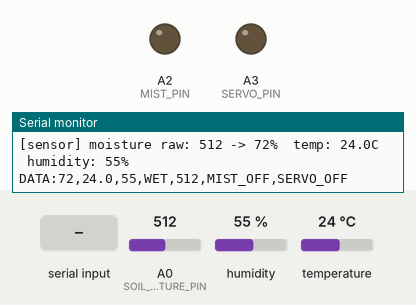
Bench run of a sketch on a simulated Arduino Uno, built with avr-gcc and run on an emulated ATmega328P. Parts: output pins drawn as LEDs (lit = HIGH), the last lines printed to the serial monitor. Inputs (shaded band) come from the test bench; at power-on: A0 (SOIL_MOISTURE_PIN) = 512, humidity 55 %, temperature 24 °C.

Above: at 1.2 s.
1.3 s: "ROTATE\n" received over Serial
At 2.5 s:
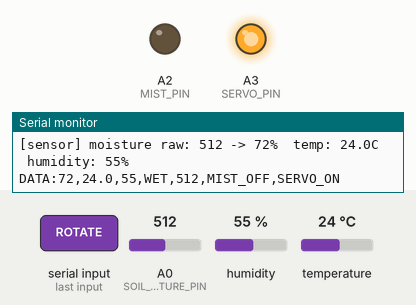
2.8 s: "MIST_ON\n" received over Serial
At 3.8 s:
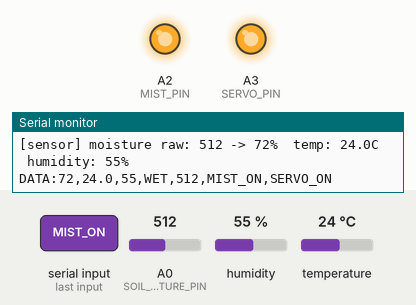
4.3 s: "STOP\n" received over Serial
At 4.8 s:
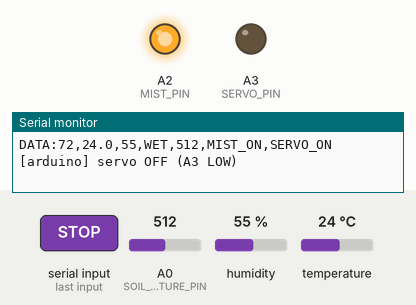
5.8 s: A0 (SOIL_MOISTURE_PIN) set to 623
7.3 s: A0 (SOIL_MOISTURE_PIN) set to 650
Timing chart, 0 to 10.3 s (numbered marks = the images above; inputs shaded):
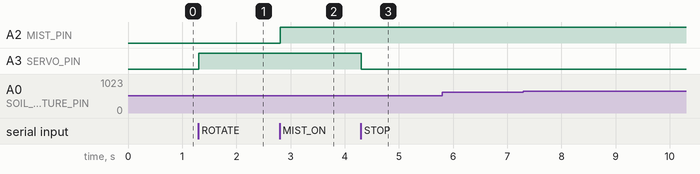

The sketch:

agrinova_soil_sensor.ino
```cpp
/*
  AgriNova Arduino node
  - Soil moisture on A0
  - Servo control on A3 (HIGH/LOW)
  - Mist-maker relay on A2
  Talks to the Mac bridge over USB serial at 9600 baud.
*/

#include <DHT.h>

// Pin assignments
const int SOIL_MOISTURE_PIN = A0;
const int DHT_PIN = A1;     // DHT11 temperature/humidity (data pin)
const int SERVO_PIN = A3;   // digital output only (HIGH/LOW)
const int MIST_PIN  = A2;   // relay IN for the mist maker

// Most relay modules are ACTIVE LOW (IN=LOW closes the relay).
// If the mist runs when it should be OFF, flip this to false and re-upload.
const bool MIST_RELAY_ACTIVE_LOW = false;

DHT dht(DHT_PIN, DHT11);

// Soil calibration (raw ADC values)
const int SOIL_DRY = 800;
const int SOIL_WET = 400;

// State
bool servo_active = false;
bool mist_active  = false;
int  moisture_percent = 0;
int  moisture_raw = 0;
float temperature = 0;
float humidity = 0;
bool wet = false;
unsigned long last_reading = 0;
const unsigned long READING_INTERVAL = 1000;

void set_mist(bool on) {
  mist_active = on;
  bool level = MIST_RELAY_ACTIVE_LOW ? !on : on;
  digitalWrite(MIST_PIN, level ? HIGH : LOW);
}

void setup() {
  // Drive the relay to OFF before anything else so the mist never
  // sprays during boot.
  pinMode(MIST_PIN, OUTPUT);
  set_mist(false);

  pinMode(SERVO_PIN, OUTPUT);
  digitalWrite(SERVO_PIN, LOW);

  dht.begin();

  Serial.begin(9600);
  Serial.println("[arduino] AgriNova node: soil A0, DHT11 A1, mist relay A2, servo A3");
  Serial.println("[arduino] commands: PING, STATUS, MOISTURE?, ROTATE, STOP, MIST_ON, MIST_OFF, RAW?");
}

void loop() {
  if (millis() - last_reading >= READING_INTERVAL) {
    last_reading = millis();
    read_sensors();
    send_data();
  }

  if (Serial.available()) {
    String cmd = Serial.readStringUntil('\n');
    cmd.trim();
    if (cmd.length() > 0) handle_command(cmd);
  }
}

void read_sensors() {
  int raw = analogRead(SOIL_MOISTURE_PIN);
  moisture_raw = raw;
  moisture_percent = map(raw, SOIL_DRY, SOIL_WET, 0, 100);
  moisture_percent = constrain(moisture_percent, 0, 100);
  wet = (moisture_percent >= 40);

  // DHT11: keep the last good reading if this one fails (it occasionally does)
  float t = dht.readTemperature();
  float h = dht.readHumidity();
  if (!isnan(t)) temperature = t;
  if (!isnan(h)) humidity = h;

  Serial.print("[sensor] moisture raw: ");
  Serial.print(raw);
  Serial.print(" -> ");
  Serial.print(moisture_percent);
  Serial.print("%  temp: ");
  Serial.print(temperature, 1);
  Serial.print("C  humidity: ");
  Serial.print(humidity, 0);
  Serial.println("%");
}

void send_data() {
  // DATA:moisture,temp,humidity,WET|DRY,raw,MIST_ON|MIST_OFF,SERVO_ON|SERVO_OFF
  Serial.print("DATA:");
  Serial.print(moisture_percent);
  Serial.print(",");
  Serial.print((int)temperature);
  Serial.print(".");
  Serial.print((int)(temperature * 10) % 10);
  Serial.print(",");
  Serial.print((int)humidity);
  Serial.print(",");
  Serial.print(wet ? "WET" : "DRY");
  Serial.print(",");
  Serial.print(moisture_raw);
  Serial.print(",");
  Serial.print(mist_active ? "MIST_ON" : "MIST_OFF");
  Serial.print(",");
  Serial.println(servo_active ? "SERVO_ON" : "SERVO_OFF");
}

void handle_command(String cmd) {
  if (cmd == "PING") {
    Serial.println("PONG");
  }
  else if (cmd == "RAW?") {
    Serial.print("RAW:");
    Serial.println(analogRead(SOIL_MOISTURE_PIN));
  }
  else if (cmd == "MOISTURE?") {
    Serial.print("MOISTURE:");
    Serial.println(moisture_percent);
  }
  else if (cmd == "STATUS") {
    send_data();
    Serial.print("[arduino] servo=");
    Serial.print(servo_active ? "ON" : "OFF");
    Serial.print(" mist=");
    Serial.println(mist_active ? "ON" : "OFF");
  }
  else if (cmd == "ROTATE") {
    digitalWrite(SERVO_PIN, HIGH);
    servo_active = true;
    Serial.println("[arduino] servo ON (A3 HIGH)");
  }
  else if (cmd == "STOP") {
    digitalWrite(SERVO_PIN, LOW);
    servo_active = false;
    Serial.println("[arduino] servo OFF (A3 LOW)");
  }
  else if (cmd == "MIST_ON") {
    set_mist(true);
    Serial.println("MIST:ON");
  }
  else if (cmd == "MIST_OFF") {
    set_mist(false);
    Serial.println("MIST:OFF");
  }
  else {
    Serial.print("[arduino] unknown command: ");
    Serial.println(cmd);
  }
}
```

Measured:
- after the input at 1.3 s, A3 (SERVO_PIN): LOW → HIGH at once
- after the input at 2.8 s, A2 (MIST_PIN): LOW → HIGH at once
- after the input at 4.3 s, A3 (SERVO_PIN): HIGH → LOW at once
